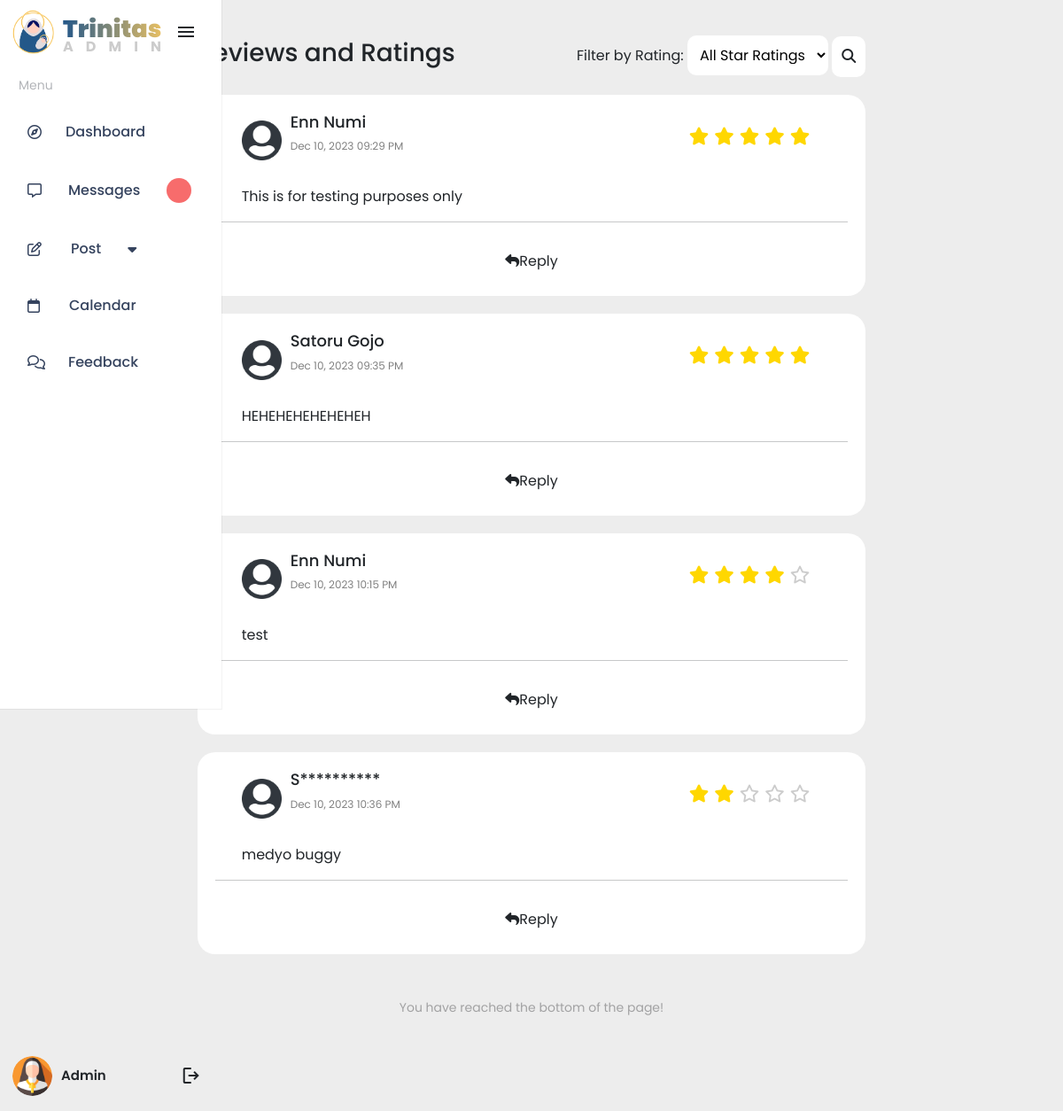
The app's page /admin-side/reviewFeedback.php (signed in) with its own data.
### tables this page shows
CREATE TABLE `feedback` (
  `feedback_id` int(11) NOT NULL,
  `user_id` int(11) NOT NULL,
  `name` varchar(255) NOT NULL,
  `feedback_message` text NOT NULL,
  `rating` varchar(50) NOT NULL,
  `anonymous` varchar(1000) NOT NULL,
  `timestamp` timestamp NOT NULL DEFAULT current_timestamp()
);

### admin-side/reviewFeedback.php (the view, shortened to what this page needs)
<?php
$query = "SELECT * FROM feedback";
$result = $conn->query($query);
if (isset($_POST['applyFilter'])) {
    $filterRating = $_POST['filterRating'];
    $query = "SELECT * FROM feedback WHERE 1 ";
    if ($filterRating !== 'all') {
        $query .= "AND rating = :filterRating ";
    }
    $stmt = $conn->prepare($query);
    if ($filterRating !== 'all') {
        $stmt->bindParam(':filterRating', $filterRating);
    }
    $stmt->execute();
    $result = $stmt->fetchAll(PDO::FETCH_ASSOC);
} else {
    $query = "SELECT * FROM feedback";
    $result = $conn->query($query);
    $result = $result->fetchAll(PDO::FETCH_ASSOC);
}
?>
<!DOCTYPE html>
<html lang="en">
<head>
    <link rel="stylesheet" href="https://cdnjs.cloudflare.com/ajax/libs/font-awesome/6.4.0/css/all.min.css" />
    <link href="https://cdn.jsdelivr.net/npm/bootstrap@5.3.1/dist/css/bootstrap.min.css" rel="stylesheet">
    <link rel="stylesheet" href="./css/admin_style.css">
</head>
<body style="overflow-x: hidden;">
    <section class="reviews">
        <?php
        include("./admin_sidebar.php");
        ?>
        <div class="reviews-container">
            <div class="col-md-8 offset-md-2">
                <div class="user_reviews">
                    <h1>Reviews and Ratings</h1>
                    <form class="filter-container" id="filterForm" method="post">
                        <label for="filterRating">Filter by Rating:</label>
                        <select class="filter_option" name="filterRating" id="filterRating">
                            <option class="filter_value" value="all">All Star Ratings</option>
                        </select>
                        <button class="btn btn-search search-button" type="submit" name="applyFilter">
                            <i class="fa-solid fa-magnifying-glass"></i>
                        </button>
                    </form>
                </div>
                <?php
                foreach ($result as $row) {
                    $feedback_id = $row['feedback_id'];
                    $name = $row['name'];
                    $feedback_message = $row['feedback_message'];
                    $rating = $row['rating'];
                    $anonymous = $row['anonymous'];
                    $timestamp = $row['timestamp'];
                    $formattedTimestamp = date("M j, Y h:i A", strtotime($timestamp));
                ?>
                    <div class="review-card" data-review-id="<?php echo $reviewId; ?>">
                        <div class="user-profile">
                            <div class="posted">
                                <div class="profile-pic">
                                    <img src="../images/user.png" width="45px" height="45px" alt="" srcset="">
                                </div>
                                <div class="profile-details">
                                    <h5><?php echo $anonymous == 1 ? substr($name, 0, 1) . str_repeat("*", strlen($name) - 1) : $name; ?></h5>
                                    <p><?php echo $formattedTimestamp; ?></p>
                                </div>
                            </div>
                            <div class="star-rating">
                                <span class="material-symbols-rounded">
                                    <?php
                                    for ($i = 1; $i <= 5; $i++) {
                                        if ($i <= $rating) {
                                            echo '<i class="fa-solid fa-star"></i>';
                                        } else {
                                            echo '<i class="fa-regular fa-star"></i>';
                                        }
                                    }
                                    ?>
                                </span>
                            </div>
                        </div>
                        <div class="review-description">
                            <p><?php echo $feedback_message; ?></p>
                        </div>
                        <hr>
                        <div class="review-actions col-md-12 d-grid gap-0 d-md-flex justify-content-md-center">
                            <div class="reply">
                                <button class="btn btn-reply reply-button" name="reply" type="reply" data-feedback-id="<?php echo $feedback_id; ?>">
                                    <i class="fa-solid fa-reply"></i>Reply
                                </button>
                            </div>
                        </div>
                    </div>
                <?php
                }
                ?>
                <div class="reach-bottom-text">
                    <p>You have reached the bottom of the page!</p>
                </div>
            </div>
        </div>
    </section>
</body>
</html>

### records on screen
feedback: name "Enn Numi", timestamp "Dec 10, 2023 09:29 PM", rating "5" (drawn), feedback_message "This is for testing purposes only"
feedback: name "Satoru Gojo", timestamp "Dec 10, 2023 09:35 PM", rating "5" (drawn), feedback_message "HEHEHEHEHEHEHEH"
feedback: name "Enn Numi", timestamp "Dec 10, 2023 10:15 PM", rating "4" (drawn), feedback_message "test"
feedback: name "S", name "**********", timestamp "Dec 10, 2023 10:36 PM", rating "2" (drawn), feedback_message "medyo buggy"
